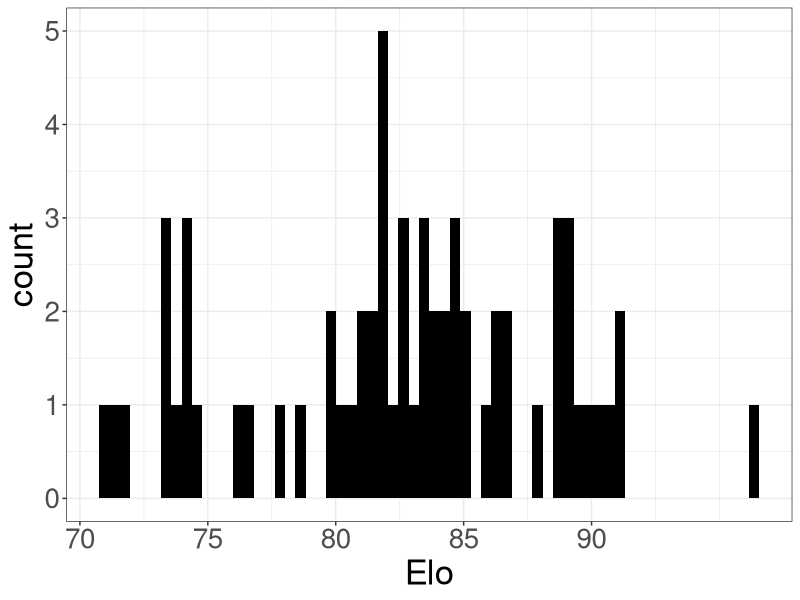
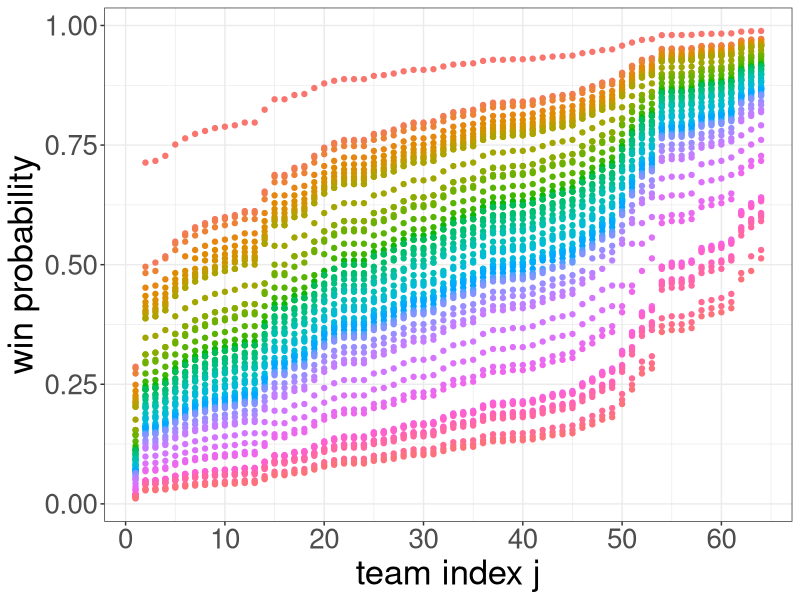
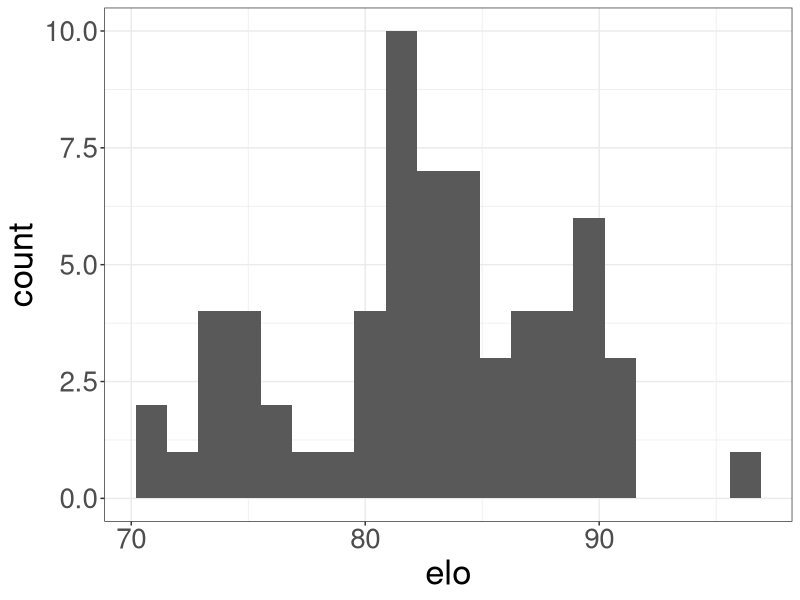
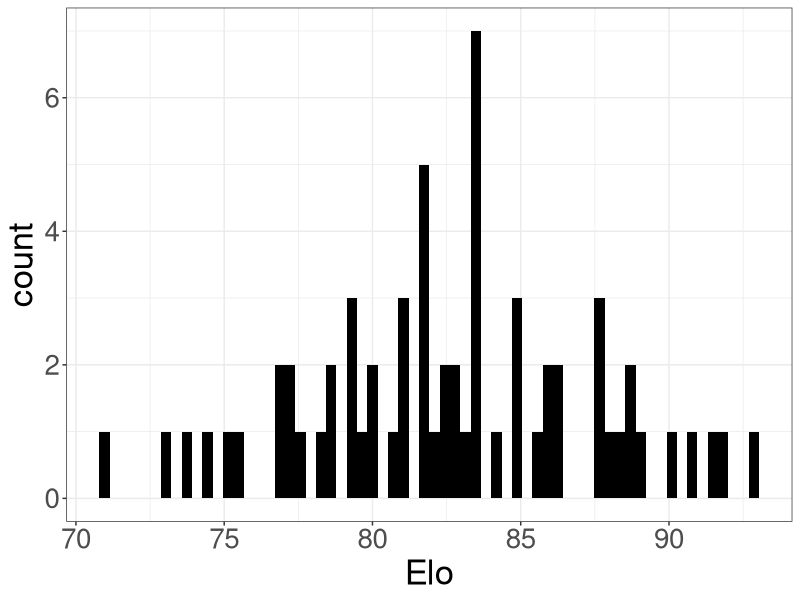
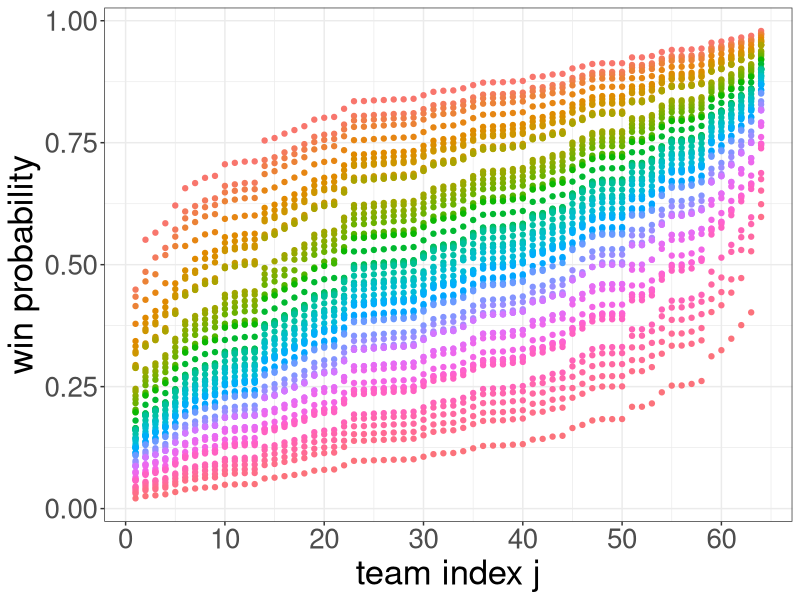
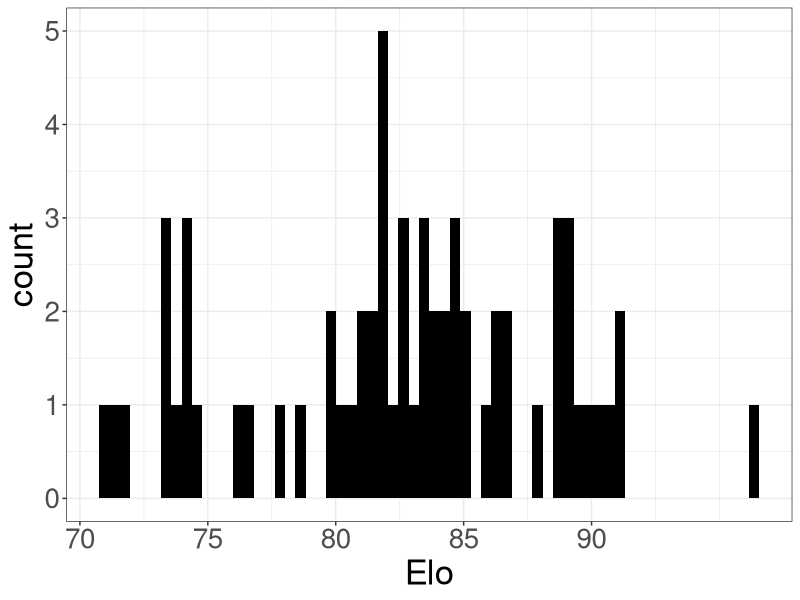
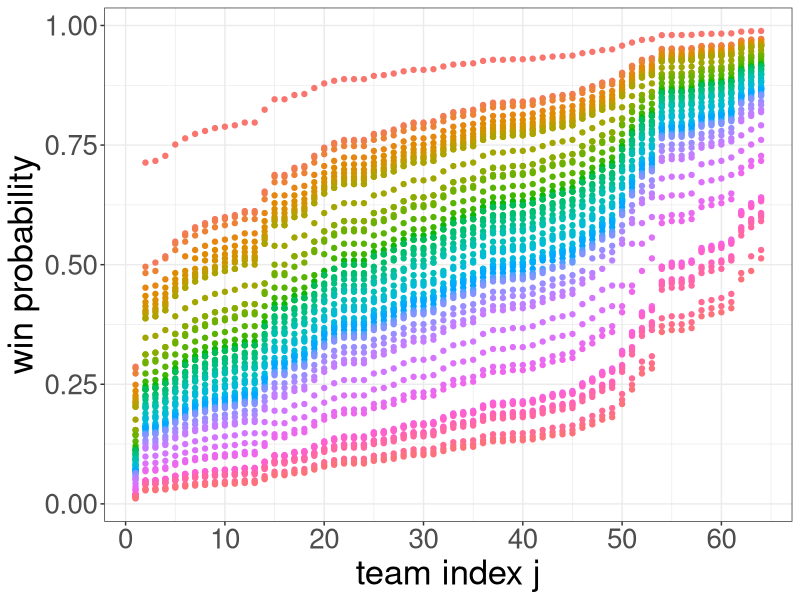
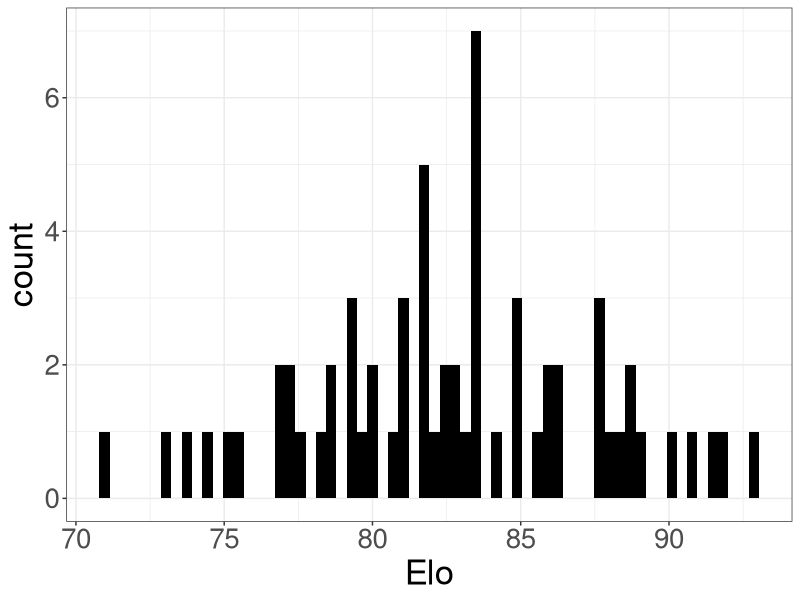

Write R code to recreate these figures, in order.
library(tidyverse)
theme_set(theme_bw())
theme_update(text = element_text(size=25))
theme_update(plot.title = element_text(hjust = 0.5))

#############################
### Actual 2022 538 ELO's ###
#############################

d538 = read_csv("../data/538_ELO.csv")
N = 64 #nrow(d538)

elo_prob <- function(elo1, elo2) {
  1 / (1 + 10^(-(elo1 - elo2)*30.464/400)) 
} 

get_prob_matrix <- function(elos) {
  P = matrix(nrow=N, ncol=N)
  rownames(P) = paste("Team", 1:N) #d538$team_name
  colnames(P) = paste("Team", 1:N) #d538$team_name
  
  for (i in 1:N) {
    for (j in 1:N) {
      if (i != j) {
        elo_i = elos[i]
        elo_j = elos[j]
        P[i,j] = elo_prob(elo_i, elo_j)
      }
    }
  }
  
  P
}

make_elo_plot <- function(elos) {
  elo_plot = tibble(elos = elos) %>% ggplot() + geom_histogram(aes(x=elos), bins=64, fill="black") +
    # labs(title="Histogram of Elo Ratings") +
    scale_x_continuous(name="Elo", breaks=seq(70,93,by=5)) 
  elo_plot
}

make_wp_plot <- function(P_matrix) {
  P1_tib = tibble(reshape2::melt(P_matrix) %>% 
                    rename(t1=Var1,t2=Var2,p=value) %>% 
                    arrange(t1,t2) %>% drop_na()) %>%
    mutate(t2_num = as.numeric(str_sub(t2,6)))
  P1_tib
  P1_plot = P1_tib %>% ggplot() +
    theme(legend.position="none") +
    geom_point(aes(x=t2_num, y=p, color=t1)) +
    scale_x_continuous(breaks=seq(0,64,by=10),name="team index j") +
    ylab("win probability")
  P1_plot
}




P_538_2022 = get_prob_matrix(d538$elo)
P_538_2022[1:6,1:6]
P_538_2022_elo_plot = make_elo_plot(d538$elo)
P_538_2022_elo_plot
P_538_2022_P_plot = make_wp_plot(P_538_2022)
P_538_2022_P_plot


write.csv(P_538_2022, "../data/P_538_2022.csv")
ggsave("plot_P_538_2022/P_538_2022_elo_plot.png", P_538_2022_elo_plot, width=7,height=6)
ggsave("plot_P_538_2022/P_538_2022_P_plot.png", P_538_2022_P_plot, width=7,height=6)


#################
### ELO Model ###
#################

d538 %>% ggplot() + geom_histogram(aes(x=elo), bins=20)
d538$elo

set.seed(77)
r_elos = rnorm(100, mean(d538$elo), sd(d538$elo))
r_elos = r_elos[70 <= r_elos & r_elos <= 93][1:64]
r_elos = sort(r_elos,decreasing = TRUE)


elo_plot = make_elo_plot(r_elos)
elo_plot

P1 = get_prob_matrix(r_elos)


P1_plot = make_wp_plot(P1)
P1_plot


P1[1:6,1:6]

ggsave("plot_P1/P1_elo_plot.png", elo_plot, width=7, height=6)
ggsave("plot_P1/P1_win_probs.png", P1_plot, width=7,height=6)

write.csv(P1, "../data/P1.csv")

